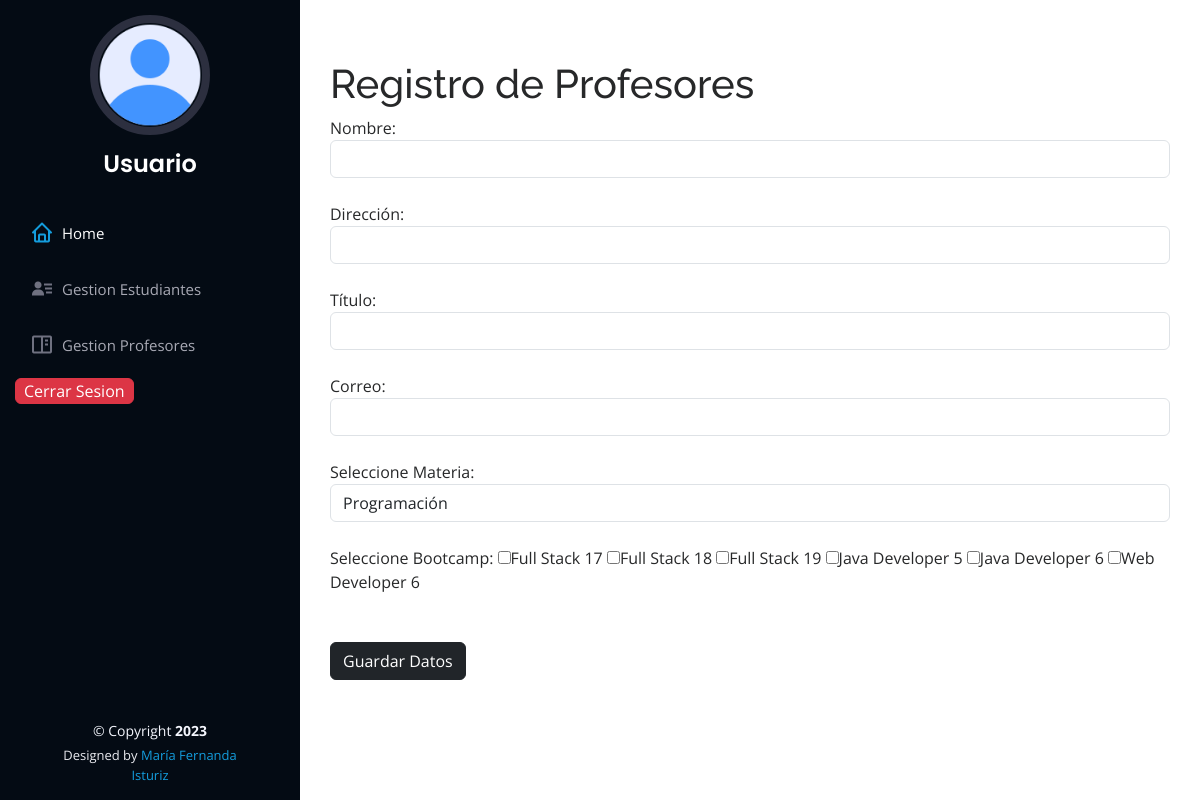
The page /registrar_profesores.php on the database its author committed.
### tables this page shows
CREATE TABLE `bootcamps` (
  `id` int(11) NOT NULL,
  `bootcamp` varchar(60) NOT NULL
);

### Clases/Profesores.php (called while the page is built, shortened)
<?php
class Profesor extends Conexion{
    public function ObtenerBootcamps(){
        $pdo = $this->conectar();
        $consulta = $pdo->query("SELECT * FROM bootcamps");
        $consulta->execute();
        $result = $consulta->fetchAll(PDO::FETCH_ASSOC);
        return $result;
    }
    public function ObtenerMaterias(){
        $pdo = $this->conectar();
        $consulta = $pdo->query("SELECT * FROM materia");
        $consulta->execute();
        $result = $consulta->fetchAll(PDO::FETCH_ASSOC);
        return $result;
    }
}
?>

### registrar_profesores.php (the view, shortened to what this page needs)
<!DOCTYPE html>
<html lang="en">
<head>
    <link href="assets/vendor/bootstrap/css/bootstrap.min.css" rel="stylesheet">
    <link href="assets/vendor/bootstrap-icons/bootstrap-icons.css" rel="stylesheet">
    <link href="assets/vendor/boxicons/css/boxicons.min.css" rel="stylesheet">
    <link href="assets/css/style.css" rel="stylesheet">
</head>
<body>
    <?php include "./modulos/header.php"; ?>
    <main id="main">
        <section class="container">
        <h1>Registro de Profesores</h1>
        <?php
            require "./Clases/Profesores.php";
            $profesor = new Profesor();
            $bootcamps = $profesor->ObtenerBootcamps();
            $materias = $profesor->ObtenerMaterias();
        ?>
            <form action="" method="POST">
                <label for="">Nombre: </label>
                <input type="text" class="form-control" name="nombre" required>
                <br>
                <label for="">Dirección: </label>
                <input type="text" class="form-control" name="direccion" required>
                <br>
                <label for="">Título: </label>
                <input type="text" class="form-control" name="titulo" required>
                <br>
                <label for="">Correo: </label>
                <input type="text" class="form-control" name="correo" required>
                <br>
                <label for="">Seleccione Materia: </label><br>
                <select name="materia" class="form-control" id="">
                    <?php
                        foreach($materias as $materia){
                    ?>
                    <option value="<?php echo $materia['id'];?>"><?php echo $materia['materia'];?></option>
                <?php } ?></select>
                <br>
                <label for="">Seleccione Bootcamp: </label>
                <?php
                    foreach($bootcamps as $bootcamp){
                ?>
                <input type="checkbox" name="bootcamp[]" value="<?php echo $bootcamp['id'];?>"><?php echo $bootcamp['bootcamp']?>
                <?php } ?>
                <br><br>
                <input type="submit" class="btn btn-dark mt-4" name="enviar" value="Guardar Datos" required>
            </form>
        </section>
    </main>
    <?php include "./modulos/footer.php";  ?>
 </body>
 </html>
</body>

### modulos/header.php (shortened to what this page needs)
<header id="header">
    <div class="d-flex flex-column">
        <div class="profile">
        <img src="assets/img/profile-logo.png" alt="" class="img-fluid rounded-circle">
        <h1 class="text-light"><a href="#">Usuario</a><?php echo $_SESSION['nombre_admin'];?></h1>
        </div>
        <nav id="navbar" class="nav-menu navbar">
        <ul>
            <li>
                <a href="home_admin.php" class="nav-link scrollto active"><i class="bx bx-home"></i> <span>Home</span></a>
            </li>
            <li>
                <a href="estudiantes_activos.php" class="nav-link scrollto"><i class="bx bxs-user-detail"></i> <span>Gestion Estudiantes</span></a>
            </li>
            <li>
                <a href="profesores_activos.php" class="nav-link scrollto"><i class="bx bx-book-content"></i> <span>Gestion Profesores</span></a>
            </li>
            <li>
                <form action="" method="POST">
                    <input type="submit" class="btn btn-danger px-2" name="cerrar_sesion" value="Cerrar Sesion">
                </form>
            </li>
        </ul>
        </nav>
    </div>
</header>

### modulos/footer.php (shortened to what this page needs)
<footer id="footer">
        <div class="container">
        <div class="copyright">
            &copy; Copyright <strong><span>2023</span></strong>
        </div>
        <div class="credits">
            Designed by <a href="#">María Fernanda Isturiz</a>
        </div>
        </div>
</footer>

### assets/css/style.css (style rules this page uses)
body { font-family: "Open Sans", sans-serif; color: #272829; }
a { color: #149ddd; text-decoration: none; }
h1, h2, h3, h4, h5, h6 { font-family: "Raleway", sans-serif; }
#header { position: fixed; top: 0; left: 0; bottom: 0; width: 300px; transition: all ease-in-out 0.5s; z-index: 9997; transition: all 0.5s; padding: 0 15px; background: #040b14; overflow-y: auto; }
#header .profile img { margin: 15px auto; display: block; width: 120px; border: 8px solid #2c2f3f; }
#header .profile h1 { font-size: 24px; margin: 0; padding: 0; font-weight: 600; -moz-text-align-last: center; text-align-last: center; font-family: "Poppins", sans-serif; }
#header .profile h1 a, #header .profile h1 a:hover { color: #fff; text-decoration: none; }
#main { margin-left: 300px; }
.container, .container-fluid { padding-left: 30px; padding-right: 30px; }
.nav-menu { padding: 30px 0 0 0; }
.nav-menu * { margin: 0; padding: 0; list-style: none; }
.nav-menu>ul>li { position: relative; white-space: nowrap; }
.nav-menu a, .nav-menu a:focus { display: flex; align-items: center; color: #a8a9b4; padding: 12px 15px; margin-bottom: 8px; transition: 0.3s; font-size: 15px; }
.nav-menu a i, .nav-menu a:focus i { font-size: 24px; padding-right: 8px; color: #6f7180; }
.nav-menu a:hover, .nav-menu .active, .nav-menu .active:focus, .nav-menu li:hover>a { text-decoration: none; color: #fff; }
.nav-menu a:hover i, .nav-menu .active i, .nav-menu .active:focus i, .nav-menu li:hover>a i { color: #149ddd; }
section { padding: 60px 0; overflow: hidden; }
#footer { padding: 15px; color: #f4f6fd; font-size: 14px; position: fixed; left: 0; bottom: 0; width: 300px; z-index: 9999; background: #040b14; }
#footer .copyright { text-align: center; }
#footer .credits { padding-top: 5px; text-align: center; font-size: 13px; color: #eaebf0; }

### rows shown on the page
bootcamps: bootcamp "Full Stack 17"
bootcamps: bootcamp "Full Stack 18"
bootcamps: bootcamp "Full Stack 19"
bootcamps: bootcamp "Java Developer 5"
bootcamps: bootcamp "Java Developer 6"
bootcamps: bootcamp "Web Developer 6"

### other values the page prints
form field materia "Programación"
